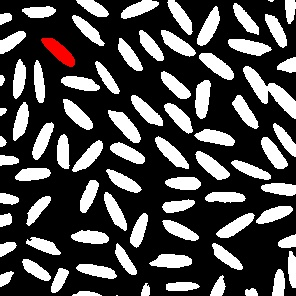
//> input picture DIP/ReportCode10-1(1).jpg, 296 x 296 px, given in place of 360.jpg, which was not available
$ ./ReportCode9-2   (built with g++ and OpenCV 4)
//> lines starting //> are read from the running program, lines starting //| are printed output that depends on the picture; pictures that were not available may be replaced by others from this repository, and a replacement may not be noted
/*
	ReportCode9-2.c
	Author : Doryeong Park
	SN	   : 2010112406
*/
#include<opencv2/core/core.hpp>
#include<opencv2/highgui/highgui.hpp>
#include<opencv2/imgproc/imgproc.hpp>

#include <string>
#include <iostream>

using namespace std;
using namespace cv;

//Rotates Image by 30 degree
void rotate_by_30(Mat& img, const int n) noexcept{

	double angle = 30;

	Point2f img_center;
	Mat rotation_matrix;
	Rect bbox;

	for (int i = 0; i < n; ++i) {

		//Rotation point located on center of Image
		img_center = Point2f{ img.cols / 2.0f, img.rows / 2.0f };

		//Rotation matrix created with angle and point
		rotation_matrix = getRotationMatrix2D(img_center, angle, 1.0);

		//Rectangle to be background of Rotated Image
		bbox = RotatedRect(img_center, img.size(), angle).boundingRect();

		//Adjusts new option to rotation matrix
		rotation_matrix.at<double>(0, 2) += bbox.width / 2.0 - img_center.x;
		rotation_matrix.at<double>(1, 2) += bbox.height / 2.0 - img_center.y;

		//Rotates Image
		warpAffine(img, img, rotation_matrix, bbox.size());
	}
}

int main() {

	//Loads Image
	Mat img = imread("360.jpg", CV_LOAD_IMAGE_UNCHANGED);
//> img is the input picture: 296 rows x 296 cols, CV_8UC3; mean B, G, R 75.8, 75.8, 77.1

	/*
		img_manipulated : Image used to rotate frequently
		img_rotated_1time : Image rotated by 30 degree with 1time
		img_360_1time : Image rotated by 30 degree with 12 times
		img_subtracted : Result Image of Original Image - Result Image
	*/
	Mat img_manipulated, img_rotated_1time, img_360_1time, img_subtracted;

	//Rotating angle
	double angle = 30;

	if (img.empty()) {//If Image couldn't be loaded
		cout << "Image couldn't be loaded" << endl;
		exit(0);
	}

	Point2f img_center;
	Mat rotation_matrix;
	Rect bbox;

	//Decreases Original Image size
	resize(img, img, Size(img.cols / 2, img.rows / 2), 0, 0, CV_INTER_NN);
//> img: 148 rows x 148 cols, CV_8UC3

	//Copies original image with
	img.copyTo(img_manipulated);

	//Rotates image by 30degree with 1 time
	rotate_by_30(img_manipulated, 1);
//> the loop in rotate_by_30, `for (int i = 0; i < n; ++i)` made 1 pass
//> pass 1, in rotate_by_30, `warpAffine(img, img, rotation_matrix, bbox.size());`:
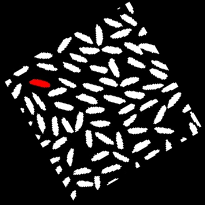
//> img: 205 rows x 205 cols, CV_8UC3; mean B, G, R 39.6, 39.6, 40.3

	//Copy Image
	img_manipulated.copyTo(img_rotated_1time);

	imshow("Rotated Image with 1time", img_rotated_1time);

	//Rotates image by 30 degree with 11 times (total : 12 times)
	rotate_by_30(img_manipulated, 11);
//> the loop in rotate_by_30 (call 2), `for (int i = 0; i < n; ++i)` made 11 passes
//> pass 1, in rotate_by_30 (call 2), `warpAffine(img, img, rotation_matrix, bbox.size());`:
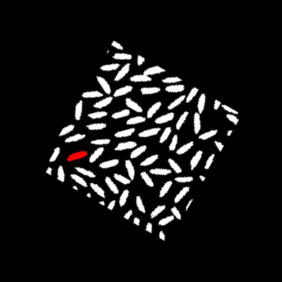
//> img: 282 rows x 282 cols, CV_8UC3; mean B, G, R 20.9, 20.9, 21.3
//> pass 2, in rotate_by_30 (call 2), `warpAffine(img, img, rotation_matrix, bbox.size());`:
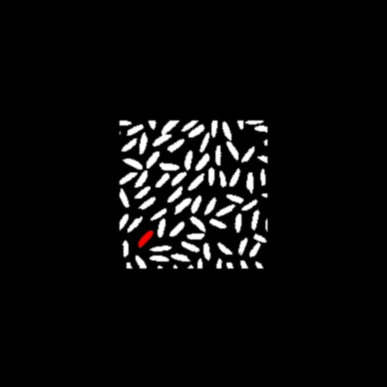
//> img: 387 rows x 387 cols, CV_8UC3; mean B, G, R 11.1, 11.1, 11.3
//> pass 3, in rotate_by_30 (call 2), `warpAffine(img, img, rotation_matrix, bbox.size());`:
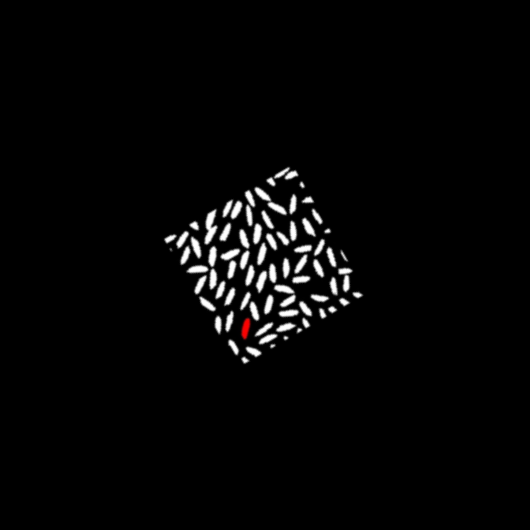
//> img: 530 rows x 530 cols, CV_8UC3; mean B, G, R 5.9, 5.9, 6

	//Rectangle area to crop
	Rect crop{(img_manipulated.cols - img.cols)/2, (img_manipulated.rows - img.rows)/2 , img.cols, img.rows };
//> crop = Rect(3164, 3164, 148, 148)

	//Crop area with Rectangle(Same size with Original Image)
	img_360_1time = img_manipulated(crop);
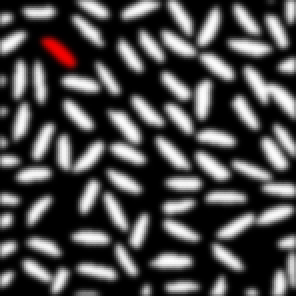
//> img_360_1time: 148 rows x 148 cols, CV_8UC3 (shown 2 times larger); mean B, G, R 74.8, 74.8, 76.1

	//Gets Substracted Image
	img_subtracted = img - img_360_1time;
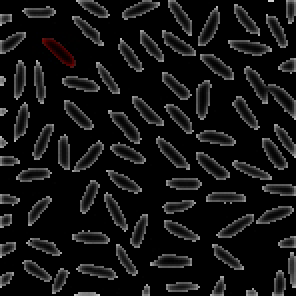
//> img_subtracted: 148 rows x 148 cols, CV_8UC3 (shown 2 times larger); mean B, G, R 19.5, 19.5, 19.7

	//Shows all images
	imshow("Original_Image", img);
	imshow("Image rotated by 360 degree with 1 time", img_360_1time);
	imshow("Subtracted Image", img_subtracted);

	Mat img_original = imread("stuff_color.jpg", CV_LOAD_IMAGE_UNCHANGED);
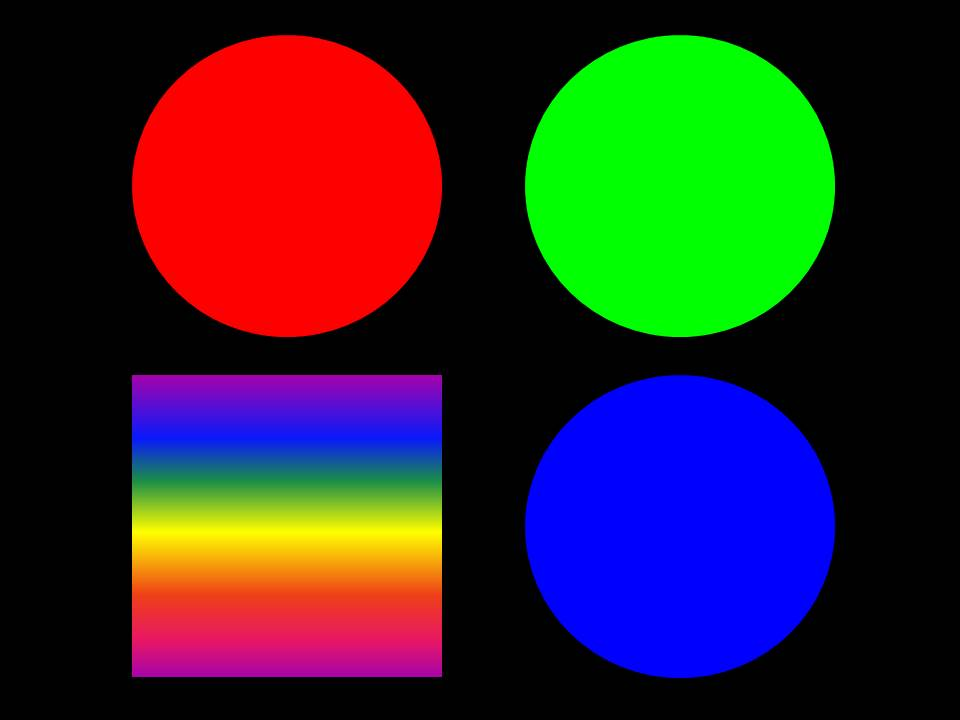
//> input picture DIP/stuff_color.jpg, 960 x 720 px
//> img_original is the input picture: 720 rows x 960 cols, CV_8UC3; mean B, G, R 41.8, 39.9, 48.8
	resize(img_original, img_original, Size(img_original.cols / 2, img_original.rows / 2), 0, 0, CV_INTER_NN);
//> img_original: 360 rows x 480 cols, CV_8UC3

//> (the run ends here: the program stops with an error, at `Mat img_subtract_result = img_original - img_360_1time;`)
